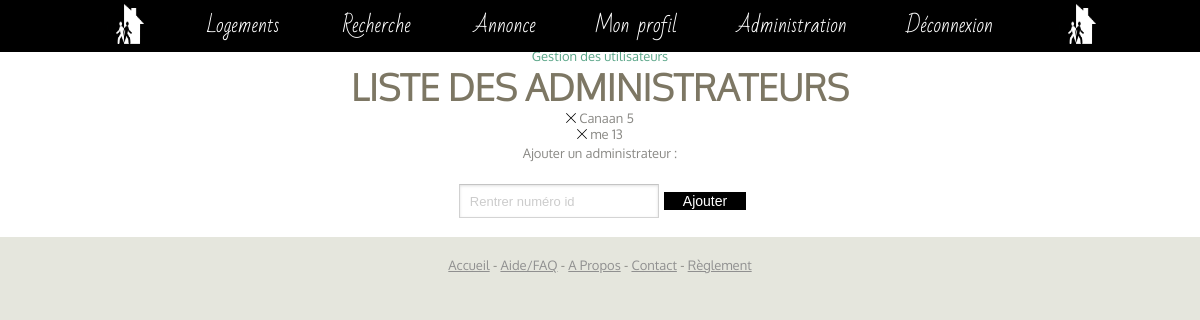
Screenshot of /addadmin.php (signed in) with the database file from the repository.
### tables this page shows
CREATE TABLE `membres` (
`id` int(11) NOT NULL,
  `admin` int(11) NOT NULL DEFAULT '0',
  `nom` varchar(255) NOT NULL,
  `prenom` varchar(255) NOT NULL,
  `email` varchar(255) NOT NULL,
  `mdp` varchar(255) NOT NULL,
  `age` tinyint(4) NOT NULL,
  `telephone` varchar(10) NOT NULL,
  `compteActif` tinyint(1) NOT NULL DEFAULT '0',
  `clefCompte` varchar(255) NOT NULL
);

### addadmin.php (the view, shortened to what this page needs)
<?php require_once("config.php");
$admin_name = $bdd -> prepare('SELECT nom, id, admin FROM membres WHERE admin = "1" ORDER BY id ASC');
$admin_name -> execute();
 ?>
<html>
    <head>
        <link href="style.css" rel="stylesheet" />
    </head>
	<body>
		<?php include("header.php"); ?>
		<div id="wrapper">
			<div id="user_list">
			<?php
			    $verifadmin = $bdd -> prepare("SELECT admin FROM membres WHERE id =".$_SESSION["userID"]);
			    $verifadmin -> execute();
			    $numadmin = $verifadmin->fetch();
			    if ($numadmin['admin'] == 1) {
			    	echo ("<div align=\"center\"><a href=\"modif1.php\">Gestion des utilisateurs</a></div>");
			    	echo ("<h2>Liste des administrateurs</h2>");
					while ($a = $admin_name->fetch()){
						echo ("<div align=\"center\">"."<a href=\"#\" onClick=\"confirme('".$a['id']."')\" ><img src=\"cross.svg\" width=\"10px\" height=\"10px\"> </a>"
				           	.$a['nom']." ".$a['id']
				            ."</div>"
				        );
					}
					echo ("<div align=\"center\"><form name=\"insertion\" action=\"addadmin2.php\" method=\"POST\"><p>Ajouter un administrateur :</p><input type=\"text\" name=\"idNewAdmin\" placeholder=\"Rentrer numéro id\"><input type=\"submit\" value=\"Ajouter\"></form></div>");
				}else{
					echo ("<div align=\"center\">Vous n'avez pas accès à cette page, <a href=\"index.php\">retour à la page d'accueil</a></div>");
				}
			?>
			</div>
		</div>
		<?php include("footer.php");?>
	</body>
</html>

### style.css (style rules this page uses)
body { margin: 0; padding: 0; background: #E5E6DD; font-family: 'Oxygen', sans-serif; font-size: 13px; color: #8A8985; }
h1, h2, h3 { margin: 0; padding: 0; text-transform: uppercase; font-family: 'Oxygen-Light'; color: #7D7764; }
h2 { font-size: 2.8em; }
p, ul, ol { margin-top: 0; line-height: 180%; }
p { position: relative; margin-left: auto; margin-right: auto; max-width: 90%; }
a { text-decoration: none; color: #5BA689; }
#wrapper { overflow: hidden; background: #FFFFFF; }
input { font-family: 'Lucida Grande', Tahoma, Verdana, sans-serif; font-size: 14px; }
input[type=text], input[type=password] { margin: 5px; padding: 0 10px; width: 200px; height: 34px; color: #404040; background: white; border: 1px solid; border-color: #c4c4c4 #d1d1d1 #d4d4d4; box-shadow: inset 0 1px 3px rgba(0, 0, 0, 0.12); }
input[type=submit] { padding: 0 18px; border: 1px solid; border-color: #000000; outline: 0; display: inline-block; margin: 1em 0em; background: #000; color: #FFFFFF; }
#user_list { margin-top: 4%; }
#user_list h2 { text-align: center; }

### rows the page displays
membres: admin 1 (drawn), nom "Canaan", id "5"
membres: nom "me", id "13"
